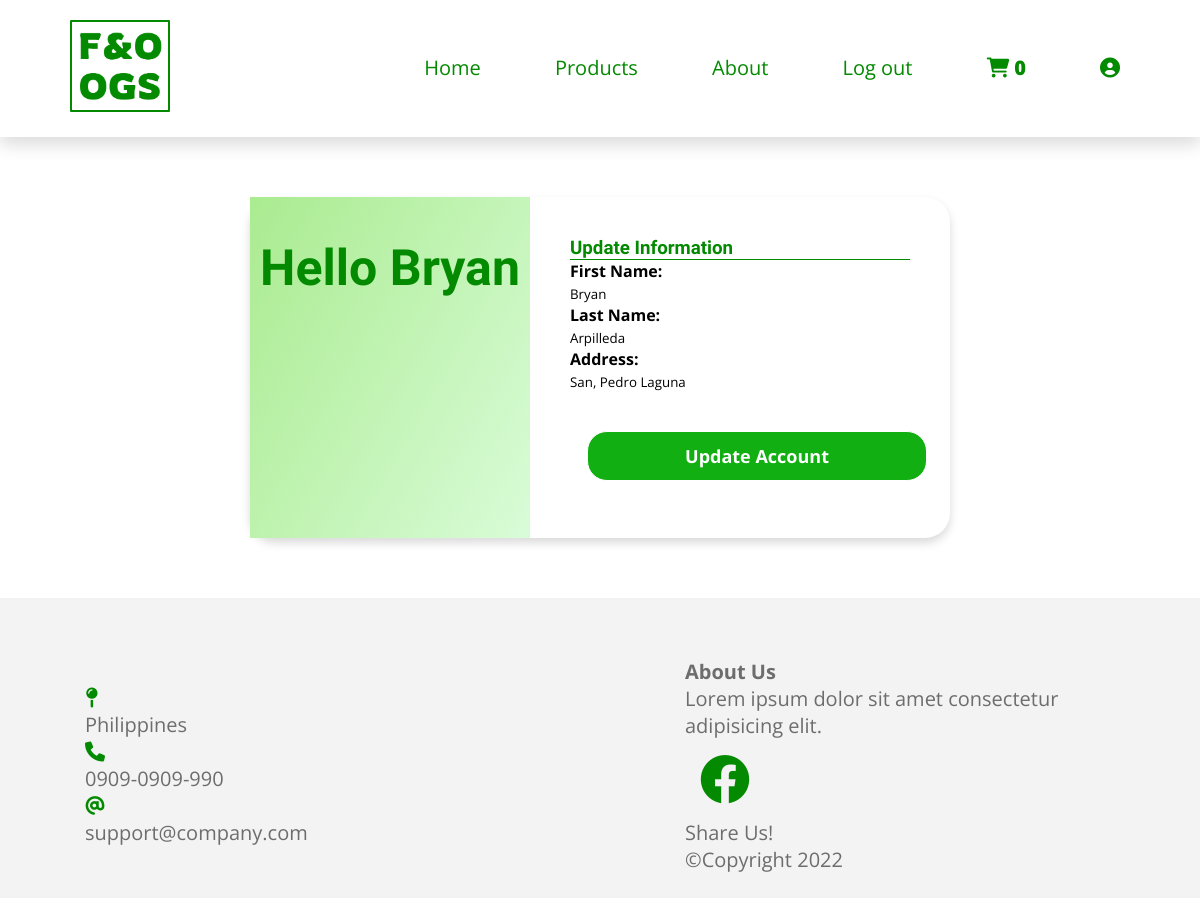
Page /update-user.php?id=1 (signed in) on the committed database.
### tables this page shows
CREATE TABLE `user` (
  `user_id` int(11) NOT NULL,
  `first_name` varchar(255) NOT NULL,
  `last_name` varchar(255) NOT NULL,
  `email` varchar(255) NOT NULL,
  `bill_address` varchar(255) NOT NULL,
  `password` varchar(255) NOT NULL,
  `gender` char(3) NOT NULL
);

### update-user.php (the view, shortened to what this page needs)
<?php include("partials/html-head.php") ?>
</head>
<body>
<?php include("partials/navigation.php") ?>
        <?php
            $id = $_GET['id'];
            $sql = "SELECT * FROM user WHERE user_id=$id";
            $result = mysqli_query($conn, $sql);
            if($result==TRUE){
                $count= mysqli_num_rows($result);
                if($count==1){
                    $row = mysqli_fetch_assoc($result);
                    $first_name = $row['first_name'];
                    $last_name = $row['last_name'];
                    $address = $row['bill_address'];
                }else{
                    header("location:account.php");
                }
            }
        ?>
        <div class="account-container">
            <div class="column first-con">
                <h1>Hello <?php echo $first_name?></h1>
            </div>
            <div class="column second-con">
                <h3>Update Information</h3>
                <div class="line"></div>
                <form action="" method="POST">
                    <strong>First Name:</strong><br><input type="text" name="first_name" value="<?php echo $first_name?>"><br>
                    <strong>Last Name:</strong><br><input type="text" name="last_name" value="<?php echo $last_name?>"><br>
                    <strong>Address:</strong><br><input type="text" name="bill_address" value="<?php echo $address?>"><br><br>
                    <input type="submit" name="submit" class="secondary-btn-update" value="Update Account">
                </form>
            </div>
        </div>
<?php include("partials/footer.php") ?>
</body>
</html>

### css/style.css (style rules this page uses)
:root { --blue:#2980b9; --red:tomato; --orange:orange; --black:#333; --white:#fff; --bg-color:#eee; --dark-bg:rgba(0,0,0,.7); --box-shadow:0 .5rem 1rem rgba(0,0,0,.1); --border:.1rem solid #999; }
* { margin: 0; padding: 0; box-sizing: border-box; outline: none; border: none; text-decoration: none; transition: all .2s linear; font-family: 'Open Sans', sans-serif; }
h1 { font-family: 'Rowdies', cursive; color: #038a00; font-size: 50px; }
nav ul li { display: inline-block; margin-right: 50px; }
nav ul li a { text-decoration: none; font-size: 20px; box-shadow: inset 0 0 0 0 #038a00; color: #038a00; padding: 5px 10px; transition: color .3s ease-in-out, box-shadow .3s ease-in-out; }
.account-container { max-width: 700px; display: flex; margin: 5% auto; box-shadow: 0 5px 10px rgba(0,0,0,0.15); border-radius: 25px; }
.account-container h1 { margin: 15% 3px 0 3px; }
.account-container .first-con { text-align: center; flex-basis: 40%; background:linear-gradient(120deg, #aaeb90,#d9fcd8); }
.account-container .second-con { flex-basis: 60%; padding: 40px; }
.account-container .second-con input[type="submit"] { width: 100%; height: 50px; border: 1px solid; background: #12af12; border-radius: 20px; font-size: 18px; color: #ffffff; font-weight: 700; cursor: pointer; outline: none; margin: 5%; padding: 10px; }
.account-container .second-con .line { max-width: 500px; border-bottom: solid 0.1rem #038a00; }
.account-container .second-con h3 { font-family: 'Rowdies', cursive;; color: #038a00; }

### rows in the picture
user: first_name "Bryan", last_name "Arpilleda", bill_address "San, Pedro Laguna"

### other values in the picture
$_SESSION['success'] "Log out"
$row_count "0"
